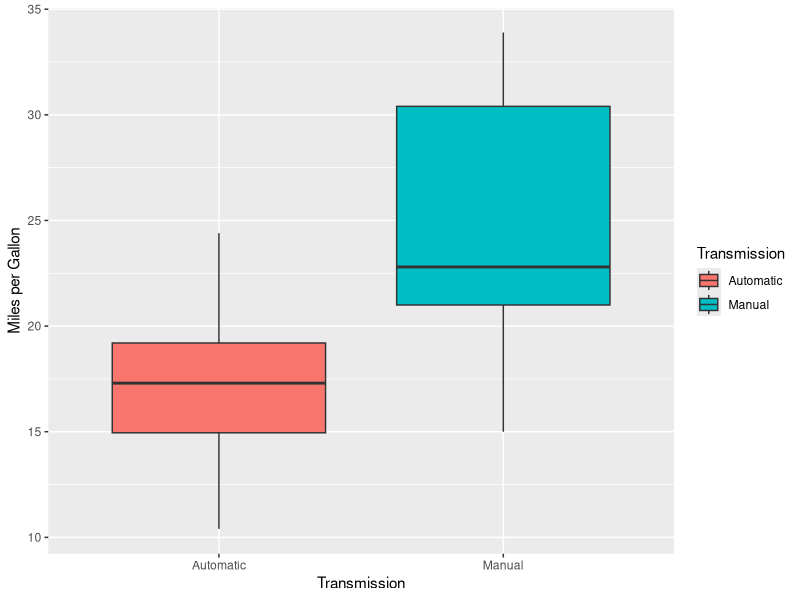
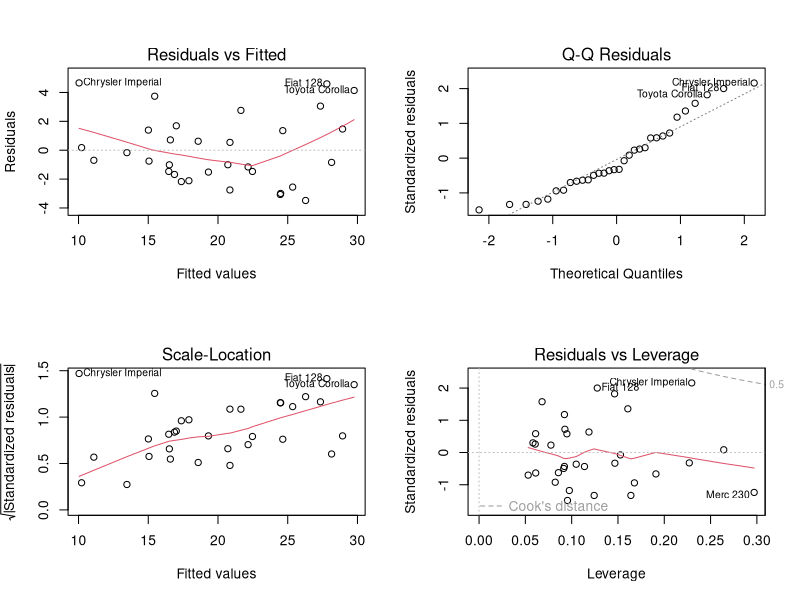

The R script that drew these images, in order:
## ---- chunk 1
knitr::opts_chunk$set(echo = TRUE)
## ---- chunk 2
library(datasets)
library(ggplot2)
data(mtcars)
#change am variable to factor
mtcars$am <- as.factor(mtcars$am)
levels(mtcars$am) <-c("Automatic", "Manual")
## ---- chunk 3
mean(mtcars[mtcars$am=="Automatic","mpg"])
mean(mtcars[mtcars$am=="Manual","mpg"])
## ---- chunk 4
g <- ggplot(data = mtcars, aes(x=as.factor(am),y=mpg, fill=as.factor(am)))
g <- g + geom_boxplot()
g <- g + scale_fill_discrete(name="Transmission")
g <- g + xlab("Transmission")
g <- g + ylab("Miles per Gallon")
print(g)
## ---- chunk 5
t.test(mtcars$mpg~mtcars$am,conf.level=0.95)
## ---- chunk 6
fit1 <- lm(mpg ~ am, data = mtcars)
coef(fit1)
summary(fit1)$r.squared
## ---- chunk 7
fit2 <- lm(mpg ~ ., data = mtcars)
summary(fit2)
  
## ---- chunk 8
# Stepwise Regression
library(MASS)
fit3 <- lm(mpg~.,data=mtcars)
step <- stepAIC(fit3, direction="both")
## ---- chunk 9
summary(step)
confint(step)
## ---- chunk 10
par(mfrow=c(2,2))
plot(step)
